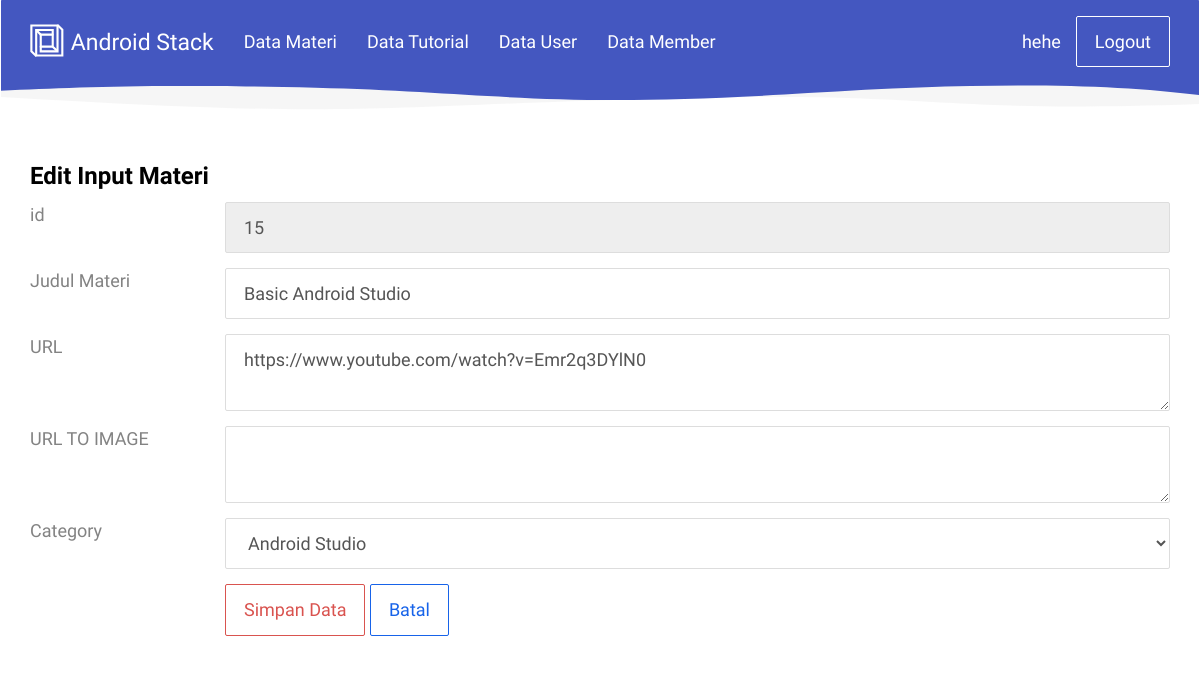
Screenshot of /webservice/tutorial/edit_tutorial.php?id=15 (signed in) with the database file from the repository.
### tables this page shows
CREATE TABLE IF NOT EXISTS `tbl_tutorial` (
`id` int(100) NOT NULL,
  `title` text NOT NULL,
  `publishedAt` timestamp NOT NULL DEFAULT CURRENT_TIMESTAMP,
  `url` text NOT NULL,
  `urlToImage` text NOT NULL,
  `category` text NOT NULL
);

CREATE TABLE IF NOT EXISTS `kategori` (
`id_kategori` int(11) NOT NULL,
  `nama_kategori` varchar(100) NOT NULL
);

### webservice/tutorial/edit_tutorial.php (the view)
<?php
include 'header.php';
$id = $_GET['id'];
$materi = mysqli_query($konek, "select * from tbl_tutorial where id='$id'");
$row  = mysqli_fetch_array($materi);
?>
<div class="container">
    <h3>Edit Input Materi</h3>
    <form action="update-tutorial.php" method="POST" enctype="multipart/form-data">
        <div class="form-group row">
            <label class="col-sm-2 col-form-label">id</label>
            <div class="col-sm-10">
                <input readonly="" type="text" value="<?php echo $row['id']?>" name="id" placeholder="Masukan id" class="form-control">
            </div>
        </div>
        <div class="form-group row">
            <label class="col-sm-2 col-form-label">Judul Materi</label>
            <div class="col-sm-10">
                <input type="text" value="<?php echo $row['title']?>" name="title" placeholder="Masukan Judul Materi" class="form-control">
            </div>
        </div>
        <div class="form-group row">
            <label class="col-sm-2 col-form-label">URL</label>
            <div class="col-sm-10">
                <textarea name="url" class="form-control"><?php echo $row['url']?></textarea>
            </div>
        </div>
        <div class="form-group row">
            <label class="col-sm-2 col-form-label">URL TO IMAGE</label>
            <div class="col-sm-10">
                <textarea name="urlToImage" class="form-control"><?php echo $row['urlToImage']?></textarea>
            </div>
        </div>
        <div class="form-group row">
            <label class="col-sm-2 col-form-label">Category</label>
            <div class="col-sm-10">
                <select name="category" class="form-control">
                <?php
                    $category = mysqli_query($konek, "select * from kategori");
                    while ($p = mysqli_fetch_array($category)) {
                        echo "<option value='$p[nama_kategori]' ";
                        if($row['category']==$p['nama_kategori']){
                            echo "selected";
                        }
                        echo">$p[nama_kategori]</option>";
                    }
                    ?>
                </select>
            </div>
        </div>
        <div class="form-group row">
            <label class="col-sm-2 col-form-label"></label>
            <div class="col-sm-10">
                <button type="submit" class="btn btn-danger">Simpan Data</button>
                <a href="index.php" class="btn btn-primary">Batal</a>
            </div>
        </div>
    </form>
</div>
<?php
include 'footer.php';
?>

### rows the page displays
tbl_tutorial: id "15", title "Basic Android Studio", url "https://www.youtube.com/watch?v=Emr2q3DYlN0", category "Android Studio"

### other values shown
$_SESSION['nama_user'] "hehe"
